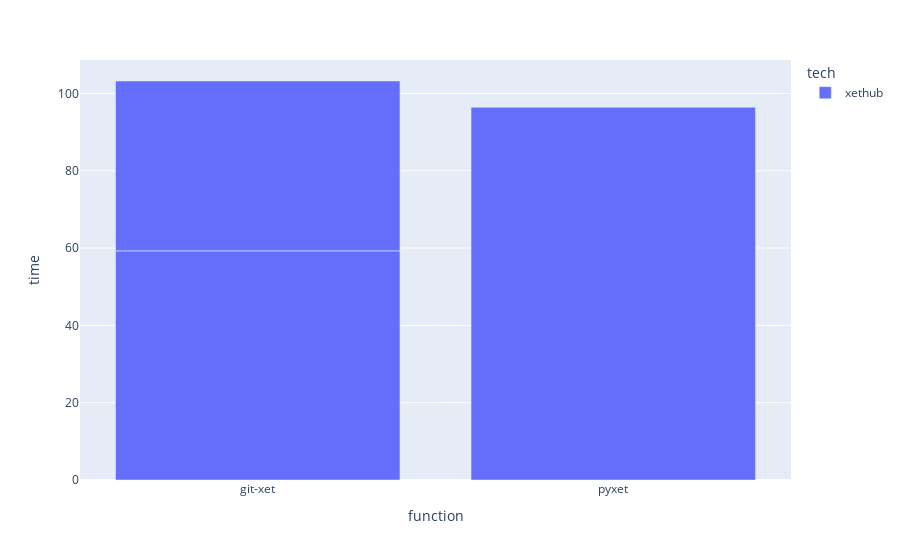

The code cell stored with this chart in its notebook:
### Code cell
px.bar(df, x='function', y='time', color='tech').show()

### Figure 1 — Plotly figure (JSON) as saved in the notebook; plotly's stock layout.template omitted (floating-point values rounded to 4 significant figures)
{"data": [{"alignmentgroup": "True", "hovertemplate": "tech=xethub<br>function=%{x}<br>time=%{y}<extra></extra>", "legendgroup": "xethub", "marker": {"color": "#636efa", "pattern": {"shape": ""}}, "name": "xethub", "offsetgroup": "xethub", "orientation": "v", "showlegend": true, "textposition": "auto", "type": "bar", "x": ["git-xet", "pyxet", "git-xet"], "xaxis": "x", "y": [59.28, 96.42, 43.94], "yaxis": "y"}], "layout": {"barmode": "relative", "legend": {"title": {"text": "tech"}, "tracegroupgap": 0}, "margin": {"t": 60}, "xaxis": {"anchor": "y", "domain": [0, 1], "title": {"text": "function"}}, "yaxis": {"anchor": "x", "domain": [0, 1], "title": {"text": "time"}}}}
